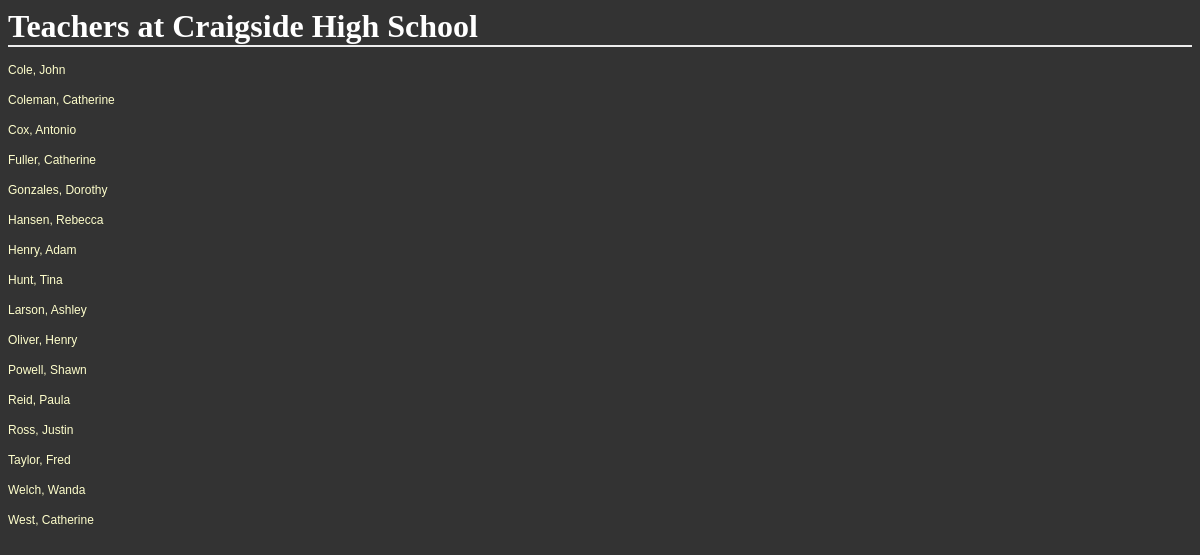
The app's page /districts/1/schools/3/teachers with its own data.
### database_setup.py (models this page shows, shortened)
class School(Base):
    __tablename__ = 'school'
    id = Column(Integer, primary_key=True)
    name = Column(String(80), nullable=False)
    principal = Column(String(250))
    address = Column(String(50))
    city = Column(String(50))
    state = Column(String(50))
    zip = Column(String(50))
    phone = Column(String(50))
    district_id = Column(Integer, ForeignKey('district.id'))
    district = relationship('District')

class Teacher(Base):
    __tablename__ = 'teacher'
    id = Column(Integer, primary_key=True)
    first_name = Column(String(40), nullable=False)
    last_name = Column(String(40), nullable=False)
    address = Column(String(50))
    city = Column(String(50))
    state = Column(String(50))
    zip = Column(String(50))
    phone = Column(String(50))
    email = Column(String(50))
    school_id = Column(Integer, ForeignKey('school.id'))
    school = relationship('School')

### schools.py (the view)
@app.route('/districts/<int:district_id>/schools/<int:school_id>/teachers')
def showAllTeachers(district_id, school_id):
    school = session.query(School).filter_by(id=school_id).one()
    teachers = session.query(Teacher).filter_by(school_id=school_id).all()
    return render_template('teachers.html', district_id=district_id, school=school, teachers=teachers)

### templates/teachers.html
<html>
<head>
	<link rel=stylesheet type=text/css href="{{ url_for('static', filename='styles.css') }}">
</head>
<body>
<h1>Teachers at {{school.name}}</h1>
{% for teacher in teachers %}
	<p><a href='{{url_for('showTeacher', district_id=district_id, school_id=school.id, teacher_id=teacher.id)}}'>{{teacher.last_name}}, {{teacher.first_name}}</a></p>
{% endfor %}
</body>
</html>

### static/styles.css (style rules this page uses)
body { font-family: sans-serif; background-image: url('img3.jpg'); background-color: #333333 }
h1, h2, h3, h4 { color: #FFFFFF; }
h1, h2 { font-family: 'Georgia', serif; margin: 0; }
h1 { border-bottom: 2px solid #eee; }
p, dd, dt { color: #CCCCCC; }
a { text-decoration: none; color:#FFFFCC; font-size: .75em; }

### records on screen
School: name "Craigside High School"
Teacher: last_name "Cole", first_name "John"
Teacher: last_name "Coleman", first_name "Catherine"
Teacher: last_name "Cox", first_name "Antonio"
Teacher: last_name "Fuller", first_name "Catherine"
Teacher: last_name "Gonzales", first_name "Dorothy"
Teacher: last_name "Hansen", first_name "Rebecca"
Teacher: last_name "Henry", first_name "Adam"
Teacher: last_name "Hunt", first_name "Tina"
Teacher: last_name "Larson", first_name "Ashley"
Teacher: last_name "Oliver", first_name "Henry"
Teacher: last_name "Powell", first_name "Shawn"
Teacher: last_name "Reid", first_name "Paula"
Teacher: last_name "Ross", first_name "Justin"
Teacher: last_name "Taylor", first_name "Fred"
Teacher: last_name "Welch", first_name "Wanda"
Teacher: last_name "West", first_name "Catherine"
